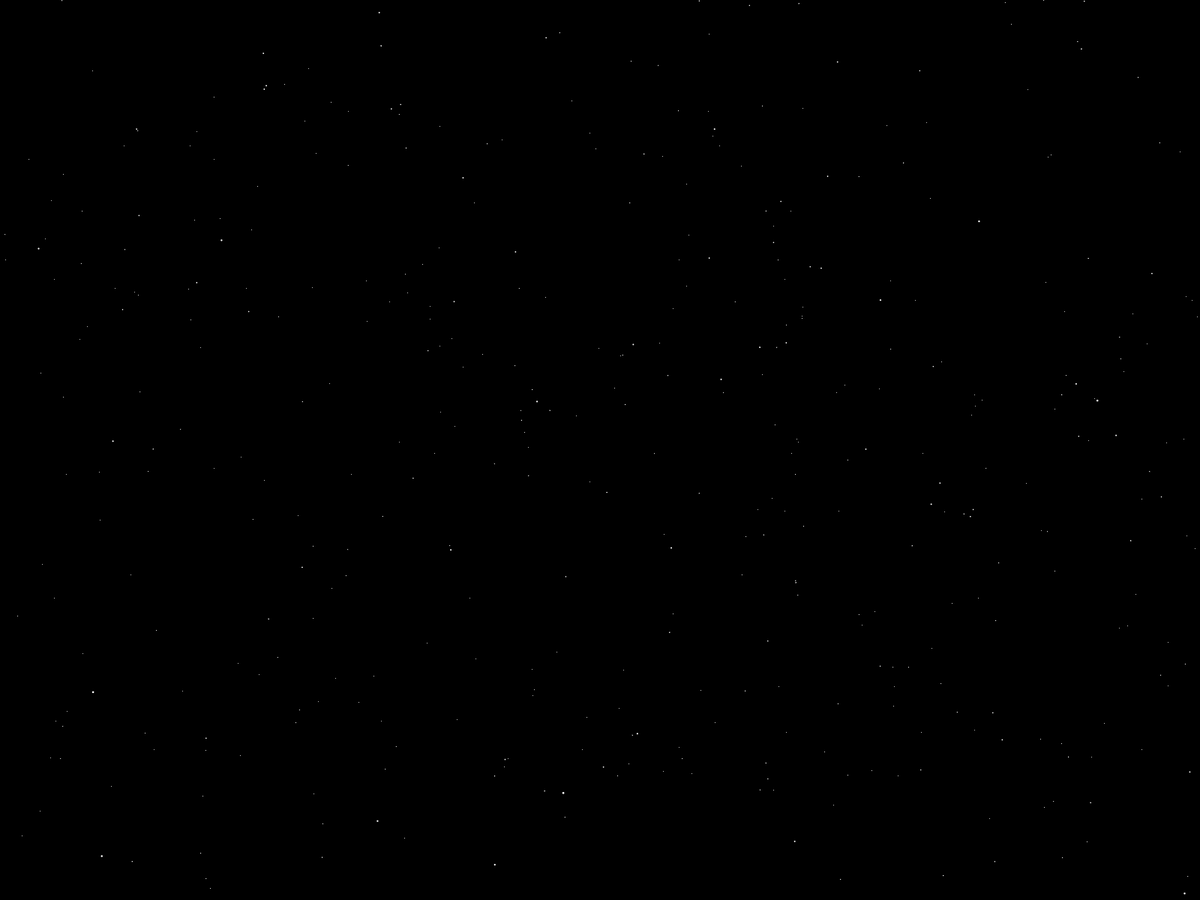
Frame 1 (no input)
Frame 60 (the mouse pressed at the canvas centre just before this capture): identical to frame 1, image omitted
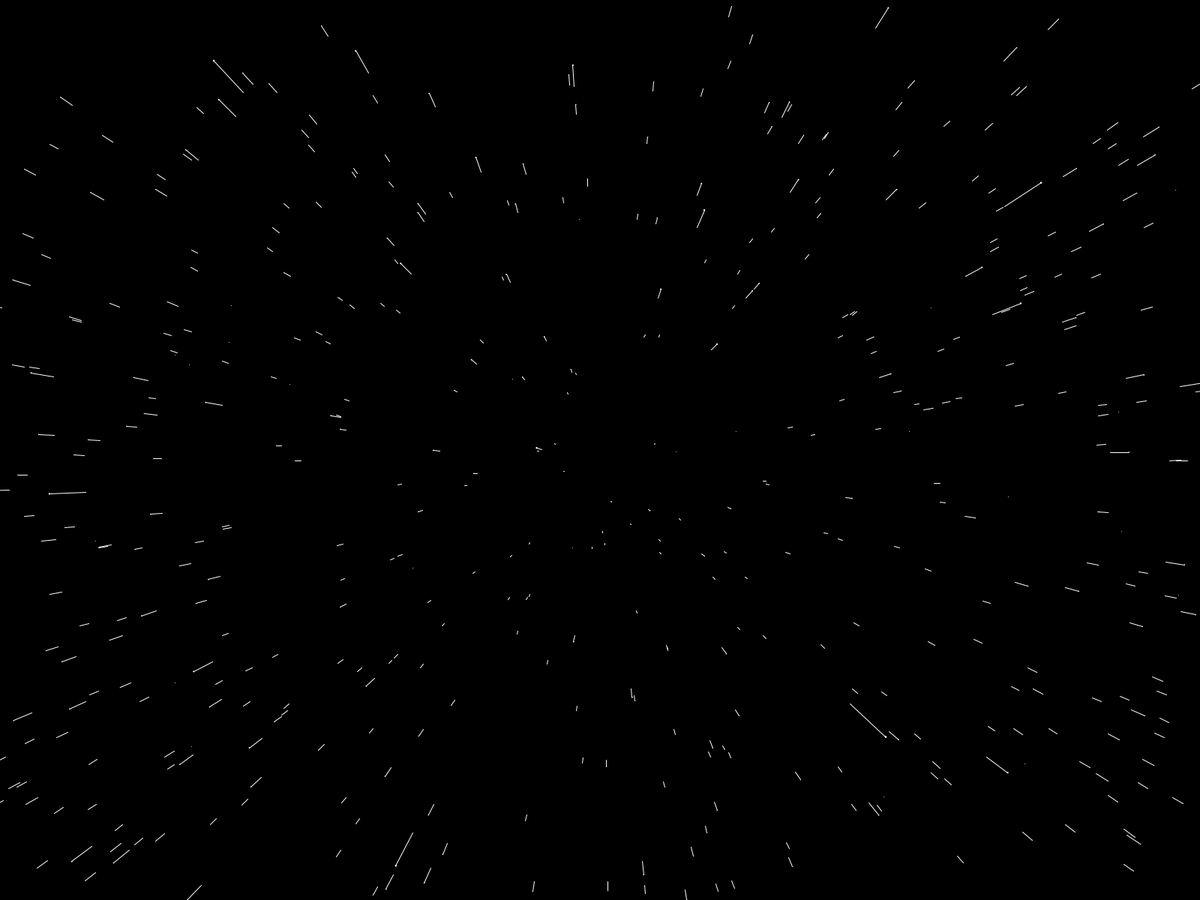
Frame 120 (the mouse held since frame 60 and released just before this capture)

The Processing sketch that drew these frames (run headless with seeded random() and noise(); from frame 60 on, the mouse is pressed at the canvas centre):

// Processing sketch: Stars
// ── Stars.pde
Star[] stars = new Star[1000];
float speed;

void setup() {
    
    //size(1280, 720);
    fullScreen();
    for (int i = 0; i < stars.length; i++) {
        stars[i] = new Star();
    }
}

void draw() {
    speed = map(mouseX, 0, width, 0, 25);
    background(0);
    translate(width / 2, height / 2);
    translate(0, mouseY / 20);
    for (int i = 0; i < stars.length; i++) {
        stars[i].update();
        stars[i].show();
    }
}

class Star {
    float x;
    float y;
    float z;

    float pz;

    Star() {
        x = random(-width/2, width/2);
        y = random(-height/2, height/2);
        z = random(width/2);
        pz = z;
    }

    void update() {
        z = z - speed;
        if (z < 1) {
            z = width/2;
            x = random(-width/2, width/2);
            y = random(-height/2, height/2);
            pz = z;
        }
    }

    void show() {
        fill(255);
        noStroke();
        float sx = map(x / z, 0, 1, 0, width/2);
        float sy = map(y / z, 0, 1, 0, height/2);

        float r = map(z, 0, width/2, 3, 0);
        ellipse(sx, sy, r, r);

        float px = map(x / pz, 0, 1, 0, width/2);
        float py = map(y / pz, 0, 1, 0, height/2);

        pz = z;

        stroke(255);
        line(px, py, sx, sy);
    }
}
